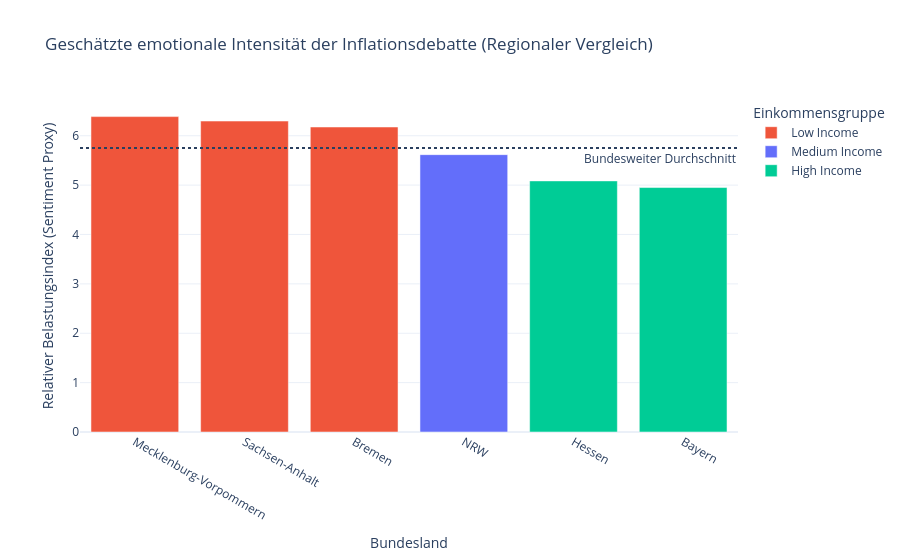
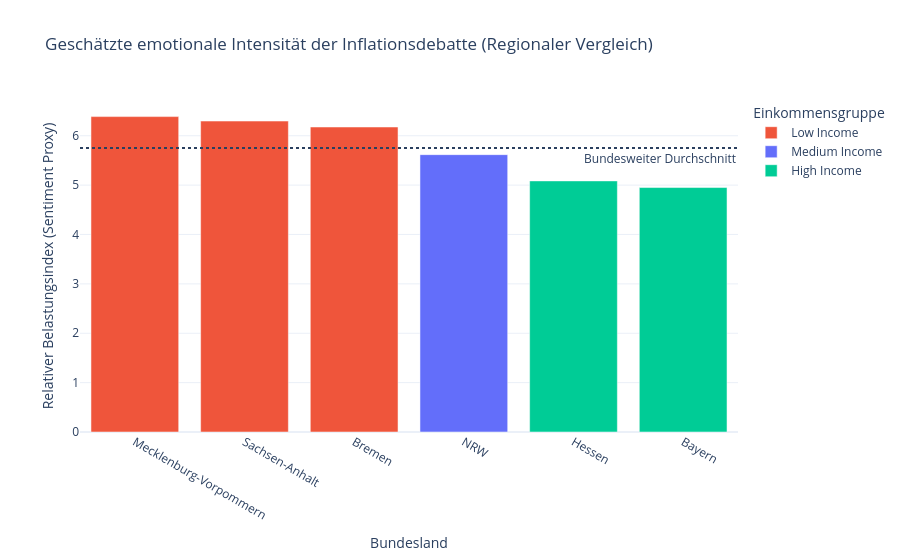

Source (notebook cell) for these figures, in order:
### Code cell
import plotly.io as pio
pio.renderers.default = "vscode" 
fig.show()

# Erstellung einer interaktiven Grafik mit Plotly
fig = px.bar(
    df_regional.sort_values('Sentiment_Intensity_Proxy', ascending=False), 
    x='Bundesland', 
    y='Sentiment_Intensity_Proxy', 
    color='Einkommensgruppe',
    title="Geschätzte emotionale Intensität der Inflationsdebatte (Regionaler Vergleich)",
    labels={'Sentiment_Intensity_Proxy': 'Relativer Belastungsindex (Sentiment Proxy)'},
    color_discrete_map={'Low Income': '#ef553b', 'Medium Income': '#636efa', 'High Income': '#00cc96'},
    template='plotly_white'
)

# Hinzufügen einer horizontalen Linie für den Durchschnitt
fig.add_hline(y=df_regional['Sentiment_Intensity_Proxy'].mean(), line_dash="dot", 
              annotation_text="Bundesweiter Durchschnitt", annotation_position="bottom right")

fig.show()

### Figure 1 — Plotly figure (JSON) as saved in the notebook; plotly's stock layout.template omitted (floating-point values rounded to 4 significant figures)
{"data": [{"hovertemplate": "Einkommensgruppe=Low Income<br>Bundesland=%{x}<br>Relativer Belastungsindex (Sentiment Proxy)=%{y}<extra></extra>", "legendgroup": "Low Income", "marker": {"color": "#ef553b", "pattern": {"shape": ""}}, "name": "Low Income", "orientation": "v", "showlegend": true, "textposition": "auto", "type": "bar", "x": ["Mecklenburg-Vorpommern", "Sachsen-Anhalt", "Bremen"], "xaxis": "x", "y": [6.388, 6.297, 6.177], "yaxis": "y"}, {"hovertemplate": "Einkommensgruppe=Medium Income<br>Bundesland=%{x}<br>Relativer Belastungsindex (Sentiment Proxy)=%{y}<extra></extra>", "legendgroup": "Medium Income", "marker": {"color": "#636efa", "pattern": {"shape": ""}}, "name": "Medium Income", "orientation": "v", "showlegend": true, "textposition": "auto", "type": "bar", "x": ["NRW"], "xaxis": "x", "y": [5.617], "yaxis": "y"}, {"hovertemplate": "Einkommensgruppe=High Income<br>Bundesland=%{x}<br>Relativer Belastungsindex (Sentiment Proxy)=%{y}<extra></extra>", "legendgroup": "High Income", "marker": {"color": "#00cc96", "pattern": {"shape": ""}}, "name": "High Income", "orientation": "v", "showlegend": true, "textposition": "auto", "type": "bar", "x": ["Hessen", "Bayern"], "xaxis": "x", "y": [5.085, 4.951], "yaxis": "y"}], "layout": {"annotations": [{"showarrow": false, "text": "Bundesweiter Durchschnitt", "x": 1, "xanchor": "right", "xref": "x domain", "y": 5.752, "yanchor": "top", "yref": "y"}], "barmode": "relative", "legend": {"title": {"text": "Einkommensgruppe"}, "tracegroupgap": 0}, "shapes": [{"line": {"dash": "dot"}, "type": "line", "x0": 0, "x1": 1, "xref": "x domain", "y0": 5.752, "y1": 5.752, "yref": "y"}], "title": {"text": "Geschätzte emotionale Intensität der Inflationsdebatte (Regionaler Vergleich)"}, "xaxis": {"anchor": "y", "domain": [0, 1], "title": {"text": "Bundesland"}}, "yaxis": {"anchor": "x", "domain": [0, 1], "title": {"text": "Relativer Belastungsindex (Sentiment Proxy)"}}}}

### Figure 2 — Plotly figure (JSON) as saved in the notebook; plotly's stock layout.template omitted (floating-point values rounded to 4 significant figures)
{"data": [{"hovertemplate": "Einkommensgruppe=Low Income<br>Bundesland=%{x}<br>Relativer Belastungsindex (Sentiment Proxy)=%{y}<extra></extra>", "legendgroup": "Low Income", "marker": {"color": "#ef553b", "pattern": {"shape": ""}}, "name": "Low Income", "orientation": "v", "showlegend": true, "textposition": "auto", "type": "bar", "x": ["Mecklenburg-Vorpommern", "Sachsen-Anhalt", "Bremen"], "xaxis": "x", "y": [6.388, 6.297, 6.177], "yaxis": "y"}, {"hovertemplate": "Einkommensgruppe=Medium Income<br>Bundesland=%{x}<br>Relativer Belastungsindex (Sentiment Proxy)=%{y}<extra></extra>", "legendgroup": "Medium Income", "marker": {"color": "#636efa", "pattern": {"shape": ""}}, "name": "Medium Income", "orientation": "v", "showlegend": true, "textposition": "auto", "type": "bar", "x": ["NRW"], "xaxis": "x", "y": [5.617], "yaxis": "y"}, {"hovertemplate": "Einkommensgruppe=High Income<br>Bundesland=%{x}<br>Relativer Belastungsindex (Sentiment Proxy)=%{y}<extra></extra>", "legendgroup": "High Income", "marker": {"color": "#00cc96", "pattern": {"shape": ""}}, "name": "High Income", "orientation": "v", "showlegend": true, "textposition": "auto", "type": "bar", "x": ["Hessen", "Bayern"], "xaxis": "x", "y": [5.085, 4.951], "yaxis": "y"}], "layout": {"annotations": [{"showarrow": false, "text": "Bundesweiter Durchschnitt", "x": 1, "xanchor": "right", "xref": "x domain", "y": 5.752, "yanchor": "top", "yref": "y"}], "barmode": "relative", "legend": {"title": {"text": "Einkommensgruppe"}, "tracegroupgap": 0}, "shapes": [{"line": {"dash": "dot"}, "type": "line", "x0": 0, "x1": 1, "xref": "x domain", "y0": 5.752, "y1": 5.752, "yref": "y"}], "title": {"text": "Geschätzte emotionale Intensität der Inflationsdebatte (Regionaler Vergleich)"}, "xaxis": {"anchor": "y", "domain": [0, 1], "title": {"text": "Bundesland"}}, "yaxis": {"anchor": "x", "domain": [0, 1], "title": {"text": "Relativer Belastungsindex (Sentiment Proxy)"}}}}
